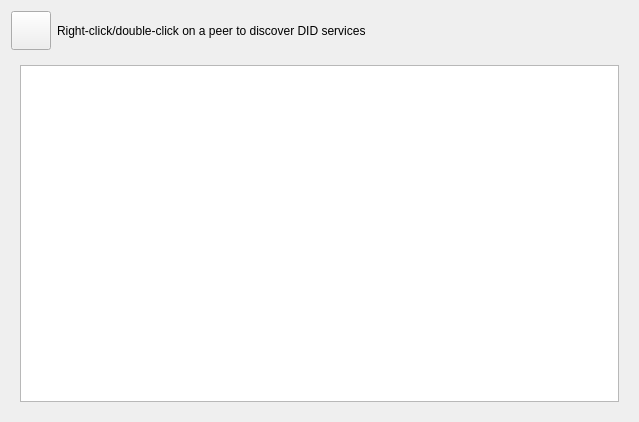
<?xml version="1.0" encoding="UTF-8"?>
<ui version="4.0">
 <class>PeersManager</class>
 <widget class="QWidget" name="PeersManager">
  <property name="geometry">
   <rect>
    <x>0</x>
    <y>0</y>
    <width>639</width>
    <height>422</height>
   </rect>
  </property>
  <property name="windowTitle">
   <string>Form</string>
  </property>
  <layout class="QVBoxLayout" name="verticalLayout_2">
   <item>
    <layout class="QVBoxLayout" name="verticalLayout">
     <item>
      <layout class="QHBoxLayout" name="hLayoutTop">
       <item>
        <widget class="QToolButton" name="backButton">
         <property name="text">
          <string/>
         </property>
         <property name="icon">
          <iconset resource="../galacteek.qrc">
           <normaloff>:/share/icons/dweb/dweb-arrow-back.png</normaloff>:/share/icons/dweb/dweb-arrow-back.png</iconset>
         </property>
         <property name="iconSize">
          <size>
           <width>32</width>
           <height>32</height>
          </size>
         </property>
        </widget>
       </item>
       <item>
        <widget class="QLabel" name="label">
         <property name="text">
          <string>Right-click/double-click on a peer to discover DID services</string>
         </property>
        </widget>
       </item>
       <item>
        <spacer name="horizontalSpacer">
         <property name="orientation">
          <enum>Qt::Horizontal</enum>
         </property>
         <property name="sizeHint" stdset="0">
          <size>
           <width>40</width>
           <height>20</height>
          </size>
         </property>
        </spacer>
       </item>
      </layout>
     </item>
    </layout>
   </item>
   <item>
    <widget class="QStackedWidget" name="stack">
     <widget class="QWidget" name="page">
      <layout class="QVBoxLayout" name="verticalLayout_4">
       <item>
        <layout class="QVBoxLayout" name="verticalLayout_3">
         <item>
          <widget class="QListView" name="peersGraphView"/>
         </item>
        </layout>
       </item>
      </layout>
     </widget>
    </widget>
   </item>
  </layout>
 </widget>
 <resources>
  <include location="../galacteek.qrc"/>
 </resources>
 <connections/>
</ui>
